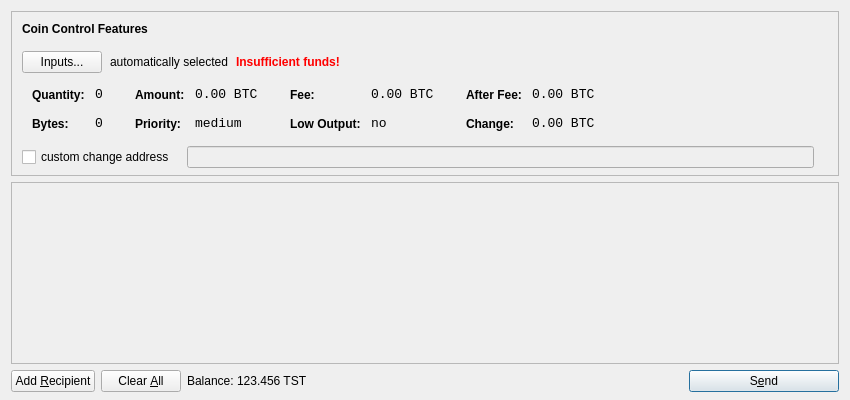
<?xml version="1.0" encoding="UTF-8"?>
<ui version="4.0">
 <class>SendCoinsDialog</class>
 <widget class="QDialog" name="SendCoinsDialog">
  <property name="geometry">
   <rect>
    <x>0</x>
    <y>0</y>
    <width>850</width>
    <height>400</height>
   </rect>
  </property>
  <property name="windowTitle">
   <string>Send Coins</string>
  </property>
  <layout class="QVBoxLayout" name="verticalLayout" stretch="0,1,0">
   <property name="bottomMargin">
    <number>8</number>
   </property>
   <item>
    <widget class="QFrame" name="frameCoinControl">
     <property name="sizePolicy">
      <sizepolicy hsizetype="Expanding" vsizetype="Expanding">
       <horstretch>0</horstretch>
       <verstretch>0</verstretch>
      </sizepolicy>
     </property>
     <property name="maximumSize">
      <size>
       <width>16777215</width>
       <height>16777215</height>
      </size>
     </property>
     <property name="frameShape">
      <enum>QFrame::StyledPanel</enum>
     </property>
     <property name="frameShadow">
      <enum>QFrame::Sunken</enum>
     </property>
     <layout class="QVBoxLayout" name="verticalLayoutCoinControl2">
      <property name="spacing">
       <number>-1</number>
      </property>
      <property name="leftMargin">
       <number>0</number>
      </property>
      <property name="topMargin">
       <number>0</number>
      </property>
      <property name="rightMargin">
       <number>0</number>
      </property>
      <property name="bottomMargin">
       <number>6</number>
      </property>
      <item>
       <layout class="QVBoxLayout" name="verticalLayoutCoinControl" stretch="0,0,0,0,1">
        <property name="spacing">
         <number>0</number>
        </property>
        <property name="leftMargin">
         <number>10</number>
        </property>
        <property name="topMargin">
         <number>10</number>
        </property>
        <item>
         <layout class="QHBoxLayout" name="horizontalLayoutCoinControl1">
          <property name="bottomMargin">
           <number>15</number>
          </property>
          <item>
           <widget class="QLabel" name="labelCoinControlFeatures">
            <property name="sizePolicy">
             <sizepolicy hsizetype="Preferred" vsizetype="Maximum">
              <horstretch>0</horstretch>
              <verstretch>0</verstretch>
             </sizepolicy>
            </property>
            <property name="font">
             <font>
              <weight>75</weight>
              <bold>true</bold>
             </font>
            </property>
            <property name="styleSheet">
             <string notr="true">font-weight:bold;</string>
            </property>
            <property name="text">
             <string>Coin Control Features</string>
            </property>
           </widget>
          </item>
         </layout>
        </item>
        <item>
         <layout class="QHBoxLayout" name="horizontalLayoutCoinControl2" stretch="0,0,0,0">
          <property name="spacing">
           <number>8</number>
          </property>
          <property name="bottomMargin">
           <number>10</number>
          </property>
          <item>
           <widget class="QPushButton" name="pushButtonCoinControl">
            <property name="styleSheet">
             <string notr="true"/>
            </property>
            <property name="text">
             <string>Inputs...</string>
            </property>
           </widget>
          </item>
          <item>
           <widget class="QLabel" name="labelCoinControlAutomaticallySelected">
            <property name="text">
             <string>automatically selected</string>
            </property>
            <property name="margin">
             <number>5</number>
            </property>
           </widget>
          </item>
          <item>
           <widget class="QLabel" name="labelCoinControlInsuffFunds">
            <property name="font">
             <font>
              <weight>75</weight>
              <bold>true</bold>
             </font>
            </property>
            <property name="styleSheet">
             <string notr="true">color:red;font-weight:bold;</string>
            </property>
            <property name="text">
             <string>Insufficient funds!</string>
            </property>
            <property name="margin">
             <number>5</number>
            </property>
           </widget>
          </item>
          <item>
           <spacer name="horizontalSpacerCoinControl">
            <property name="orientation">
             <enum>Qt::Horizontal</enum>
            </property>
            <property name="sizeHint" stdset="0">
             <size>
              <width>40</width>
              <height>1</height>
             </size>
            </property>
           </spacer>
          </item>
         </layout>
        </item>
        <item>
         <widget class="QWidget" name="widgetCoinControl" native="true">
          <property name="sizePolicy">
           <sizepolicy hsizetype="Preferred" vsizetype="Preferred">
            <horstretch>0</horstretch>
            <verstretch>0</verstretch>
           </sizepolicy>
          </property>
          <property name="minimumSize">
           <size>
            <width>0</width>
            <height>0</height>
           </size>
          </property>
          <property name="styleSheet">
           <string notr="true"/>
          </property>
          <layout class="QHBoxLayout" name="horizontalLayoutCoinControl5">
           <property name="margin">
            <number>0</number>
           </property>
           <item>
            <layout class="QHBoxLayout" name="horizontalLayoutCoinControl3" stretch="0,0,0,1">
             <property name="spacing">
              <number>20</number>
             </property>
             <property name="topMargin">
              <number>0</number>
             </property>
             <property name="bottomMargin">
              <number>10</number>
             </property>
             <item>
              <layout class="QFormLayout" name="formLayoutCoinControl1">
               <property name="horizontalSpacing">
                <number>10</number>
               </property>
               <property name="verticalSpacing">
                <number>14</number>
               </property>
               <property name="leftMargin">
                <number>10</number>
               </property>
               <property name="topMargin">
                <number>4</number>
               </property>
               <property name="rightMargin">
                <number>6</number>
               </property>
               <item row="0" column="0">
                <widget class="QLabel" name="labelCoinControlQuantityText">
                 <property name="styleSheet">
                  <string notr="true">font-weight:bold;</string>
                 </property>
                 <property name="text">
                  <string>Quantity:</string>
                 </property>
                 <property name="margin">
                  <number>0</number>
                 </property>
                </widget>
               </item>
               <item row="0" column="1">
                <widget class="QLabel" name="labelCoinControlQuantity">
                 <property name="font">
                  <font>
                   <family>Monospace</family>
                   <pointsize>10</pointsize>
                  </font>
                 </property>
                 <property name="cursor">
                  <cursorShape>IBeamCursor</cursorShape>
                 </property>
                 <property name="contextMenuPolicy">
                  <enum>Qt::ActionsContextMenu</enum>
                 </property>
                 <property name="text">
                  <string notr="true">0</string>
                 </property>
                 <property name="margin">
                  <number>0</number>
                 </property>
                 <property name="textInteractionFlags">
                  <set>Qt::LinksAccessibleByMouse|Qt::TextSelectableByKeyboard|Qt::TextSelectableByMouse</set>
                 </property>
                </widget>
               </item>
               <item row="1" column="0">
                <widget class="QLabel" name="labelCoinControlBytesText">
                 <property name="styleSheet">
                  <string notr="true">font-weight:bold;</string>
                 </property>
                 <property name="text">
                  <string>Bytes:</string>
                 </property>
                </widget>
               </item>
               <item row="1" column="1">
                <widget class="QLabel" name="labelCoinControlBytes">
                 <property name="font">
                  <font>
                   <family>Monospace</family>
                   <pointsize>10</pointsize>
                  </font>
                 </property>
                 <property name="cursor">
                  <cursorShape>IBeamCursor</cursorShape>
                 </property>
                 <property name="contextMenuPolicy">
                  <enum>Qt::ActionsContextMenu</enum>
                 </property>
                 <property name="text">
                  <string notr="true">0</string>
                 </property>
                 <property name="textInteractionFlags">
                  <set>Qt::LinksAccessibleByMouse|Qt::TextSelectableByKeyboard|Qt::TextSelectableByMouse</set>
                 </property>
                </widget>
               </item>
              </layout>
             </item>
             <item>
              <layout class="QFormLayout" name="formLayoutCoinControl2">
               <property name="horizontalSpacing">
                <number>10</number>
               </property>
               <property name="verticalSpacing">
                <number>14</number>
               </property>
               <property name="leftMargin">
                <number>6</number>
               </property>
               <property name="topMargin">
                <number>4</number>
               </property>
               <property name="rightMargin">
                <number>6</number>
               </property>
               <item row="0" column="0">
                <widget class="QLabel" name="labelCoinControlAmountText">
                 <property name="styleSheet">
                  <string notr="true">font-weight:bold;</string>
                 </property>
                 <property name="text">
                  <string>Amount:</string>
                 </property>
                 <property name="margin">
                  <number>0</number>
                 </property>
                </widget>
               </item>
               <item row="0" column="1">
                <widget class="QLabel" name="labelCoinControlAmount">
                 <property name="font">
                  <font>
                   <family>Monospace</family>
                   <pointsize>10</pointsize>
                  </font>
                 </property>
                 <property name="cursor">
                  <cursorShape>IBeamCursor</cursorShape>
                 </property>
                 <property name="contextMenuPolicy">
                  <enum>Qt::ActionsContextMenu</enum>
                 </property>
                 <property name="text">
                  <string notr="true">0.00 BTC</string>
                 </property>
                 <property name="textInteractionFlags">
                  <set>Qt::LinksAccessibleByMouse|Qt::TextSelectableByKeyboard|Qt::TextSelectableByMouse</set>
                 </property>
                </widget>
               </item>
               <item row="1" column="0">
                <widget class="QLabel" name="labelCoinControlPriorityText">
                 <property name="styleSheet">
                  <string notr="true">font-weight:bold;</string>
                 </property>
                 <property name="text">
                  <string>Priority:</string>
                 </property>
                </widget>
               </item>
               <item row="1" column="1">
                <widget class="QLabel" name="labelCoinControlPriority">
                 <property name="font">
                  <font>
                   <family>Monospace</family>
                   <pointsize>10</pointsize>
                  </font>
                 </property>
                 <property name="cursor">
                  <cursorShape>IBeamCursor</cursorShape>
                 </property>
                 <property name="contextMenuPolicy">
                  <enum>Qt::ActionsContextMenu</enum>
                 </property>
                 <property name="text">
                  <string>medium</string>
                 </property>
                 <property name="textInteractionFlags">
                  <set>Qt::LinksAccessibleByMouse|Qt::TextSelectableByKeyboard|Qt::TextSelectableByMouse</set>
                 </property>
                </widget>
               </item>
              </layout>
             </item>
             <item>
              <layout class="QFormLayout" name="formLayoutCoinControl3">
               <property name="horizontalSpacing">
                <number>10</number>
               </property>
               <property name="verticalSpacing">
                <number>14</number>
               </property>
               <property name="leftMargin">
                <number>6</number>
               </property>
               <property name="topMargin">
                <number>4</number>
               </property>
               <property name="rightMargin">
                <number>6</number>
               </property>
               <item row="0" column="0">
                <widget class="QLabel" name="labelCoinControlFeeText">
                 <property name="styleSheet">
                  <string notr="true">font-weight:bold;</string>
                 </property>
                 <property name="text">
                  <string>Fee:</string>
                 </property>
                 <property name="margin">
                  <number>0</number>
                 </property>
                </widget>
               </item>
               <item row="0" column="1">
                <widget class="QLabel" name="labelCoinControlFee">
                 <property name="font">
                  <font>
                   <family>Monospace</family>
                   <pointsize>10</pointsize>
                  </font>
                 </property>
                 <property name="cursor">
                  <cursorShape>IBeamCursor</cursorShape>
                 </property>
                 <property name="contextMenuPolicy">
                  <enum>Qt::ActionsContextMenu</enum>
                 </property>
                 <property name="text">
                  <string notr="true">0.00 BTC</string>
                 </property>
                 <property name="textInteractionFlags">
                  <set>Qt::LinksAccessibleByMouse|Qt::TextSelectableByKeyboard|Qt::TextSelectableByMouse</set>
                 </property>
                </widget>
               </item>
               <item row="1" column="0">
                <widget class="QLabel" name="labelCoinControlLowOutputText">
                 <property name="styleSheet">
                  <string notr="true">font-weight:bold;</string>
                 </property>
                 <property name="text">
                  <string>Low Output:</string>
                 </property>
                </widget>
               </item>
               <item row="1" column="1">
                <widget class="QLabel" name="labelCoinControlLowOutput">
                 <property name="font">
                  <font>
                   <family>Monospace</family>
                   <pointsize>10</pointsize>
                  </font>
                 </property>
                 <property name="cursor">
                  <cursorShape>IBeamCursor</cursorShape>
                 </property>
                 <property name="contextMenuPolicy">
                  <enum>Qt::ActionsContextMenu</enum>
                 </property>
                 <property name="text">
                  <string>no</string>
                 </property>
                 <property name="textInteractionFlags">
                  <set>Qt::LinksAccessibleByMouse|Qt::TextSelectableByKeyboard|Qt::TextSelectableByMouse</set>
                 </property>
                </widget>
               </item>
              </layout>
             </item>
             <item>
              <layout class="QFormLayout" name="formLayoutCoinControl4">
               <property name="horizontalSpacing">
                <number>10</number>
               </property>
               <property name="verticalSpacing">
                <number>14</number>
               </property>
               <property name="leftMargin">
                <number>6</number>
               </property>
               <property name="topMargin">
                <number>4</number>
               </property>
               <property name="rightMargin">
                <number>6</number>
               </property>
               <item row="0" column="0">
                <widget class="QLabel" name="labelCoinControlAfterFeeText">
                 <property name="styleSheet">
                  <string notr="true">font-weight:bold;</string>
                 </property>
                 <property name="text">
                  <string>After Fee:</string>
                 </property>
                 <property name="margin">
                  <number>0</number>
                 </property>
                </widget>
               </item>
               <item row="0" column="1">
                <widget class="QLabel" name="labelCoinControlAfterFee">
                 <property name="font">
                  <font>
                   <family>Monospace</family>
                   <pointsize>10</pointsize>
                  </font>
                 </property>
                 <property name="cursor">
                  <cursorShape>IBeamCursor</cursorShape>
                 </property>
                 <property name="contextMenuPolicy">
                  <enum>Qt::ActionsContextMenu</enum>
                 </property>
                 <property name="text">
                  <string notr="true">0.00 BTC</string>
                 </property>
                 <property name="textInteractionFlags">
                  <set>Qt::LinksAccessibleByMouse|Qt::TextSelectableByKeyboard|Qt::TextSelectableByMouse</set>
                 </property>
                </widget>
               </item>
               <item row="1" column="0">
                <widget class="QLabel" name="labelCoinControlChangeText">
                 <property name="styleSheet">
                  <string notr="true">font-weight:bold;</string>
                 </property>
                 <property name="text">
                  <string>Change:</string>
                 </property>
                </widget>
               </item>
               <item row="1" column="1">
                <widget class="QLabel" name="labelCoinControlChange">
                 <property name="font">
                  <font>
                   <family>Monospace</family>
                   <pointsize>10</pointsize>
                  </font>
                 </property>
                 <property name="cursor">
                  <cursorShape>IBeamCursor</cursorShape>
                 </property>
                 <property name="contextMenuPolicy">
                  <enum>Qt::ActionsContextMenu</enum>
                 </property>
                 <property name="text">
                  <string notr="true">0.00 BTC</string>
                 </property>
                 <property name="textInteractionFlags">
                  <set>Qt::LinksAccessibleByMouse|Qt::TextSelectableByKeyboard|Qt::TextSelectableByMouse</set>
                 </property>
                </widget>
               </item>
              </layout>
             </item>
            </layout>
           </item>
          </layout>
         </widget>
        </item>
        <item>
         <layout class="QHBoxLayout" name="horizontalLayoutCoinControl4" stretch="0,0,0">
          <property name="spacing">
           <number>12</number>
          </property>
          <property name="sizeConstraint">
           <enum>QLayout::SetDefaultConstraint</enum>
          </property>
          <property name="topMargin">
           <number>5</number>
          </property>
          <property name="rightMargin">
           <number>5</number>
          </property>
          <item>
           <widget class="QCheckBox" name="checkBoxCoinControlChange">
            <property name="text">
             <string>custom change address</string>
            </property>
           </widget>
          </item>
          <item>
           <widget class="QLineEdit" name="lineEditCoinControlChange">
            <property name="enabled">
             <bool>false</bool>
            </property>
            <property name="sizePolicy">
             <sizepolicy hsizetype="Expanding" vsizetype="Fixed">
              <horstretch>0</horstretch>
              <verstretch>0</verstretch>
             </sizepolicy>
            </property>
           </widget>
          </item>
          <item>
           <widget class="QLabel" name="labelCoinControlChangeLabel">
            <property name="sizePolicy">
             <sizepolicy hsizetype="Preferred" vsizetype="Expanding">
              <horstretch>0</horstretch>
              <verstretch>0</verstretch>
             </sizepolicy>
            </property>
            <property name="minimumSize">
             <size>
              <width>0</width>
              <height>0</height>
             </size>
            </property>
            <property name="text">
             <string/>
            </property>
            <property name="margin">
             <number>3</number>
            </property>
           </widget>
          </item>
         </layout>
        </item>
        <item>
         <spacer name="verticalSpacerCoinControl">
          <property name="orientation">
           <enum>Qt::Vertical</enum>
          </property>
          <property name="sizeHint" stdset="0">
           <size>
            <width>800</width>
            <height>1</height>
           </size>
          </property>
         </spacer>
        </item>
       </layout>
      </item>
     </layout>
    </widget>
   </item>
   <item>
    <widget class="QScrollArea" name="scrollArea">
     <property name="widgetResizable">
      <bool>true</bool>
     </property>
     <widget class="QWidget" name="scrollAreaWidgetContents">
      <property name="geometry">
       <rect>
        <x>0</x>
        <y>0</y>
        <width>830</width>
        <height>165</height>
       </rect>
      </property>
      <layout class="QVBoxLayout" name="verticalLayout_2">
       <property name="margin">
        <number>0</number>
       </property>
       <item>
        <layout class="QVBoxLayout" name="entries">
         <property name="spacing">
          <number>6</number>
         </property>
        </layout>
       </item>
       <item>
        <spacer name="verticalSpacer">
         <property name="orientation">
          <enum>Qt::Vertical</enum>
         </property>
         <property name="sizeHint" stdset="0">
          <size>
           <width>20</width>
           <height>40</height>
          </size>
         </property>
        </spacer>
       </item>
      </layout>
     </widget>
    </widget>
   </item>
   <item>
    <layout class="QHBoxLayout" name="horizontalLayout">
     <item>
      <widget class="QPushButton" name="addButton">
       <property name="toolTip">
        <string>Send to multiple recipients at once</string>
       </property>
       <property name="text">
        <string>Add &amp;Recipient</string>
       </property>
       <property name="icon">
        <iconset resource="../bitcoin.qrc">
         <normaloff>:/icons/add</normaloff>:/icons/add</iconset>
       </property>
       <property name="autoDefault">
        <bool>false</bool>
       </property>
      </widget>
     </item>
     <item>
      <widget class="QPushButton" name="clearButton">
       <property name="sizePolicy">
        <sizepolicy hsizetype="Minimum" vsizetype="Fixed">
         <horstretch>0</horstretch>
         <verstretch>0</verstretch>
        </sizepolicy>
       </property>
       <property name="toolTip">
        <string>Remove all transaction fields</string>
       </property>
       <property name="text">
        <string>Clear &amp;All</string>
       </property>
       <property name="icon">
        <iconset resource="../bitcoin.qrc">
         <normaloff>:/icons/remove</normaloff>:/icons/remove</iconset>
       </property>
       <property name="autoRepeatDelay">
        <number>300</number>
       </property>
       <property name="autoDefault">
        <bool>false</bool>
       </property>
      </widget>
     </item>
     <item>
      <layout class="QHBoxLayout" name="horizontalLayout_2">
       <property name="spacing">
        <number>3</number>
       </property>
       <item>
        <widget class="QLabel" name="label">
         <property name="text">
          <string>Balance:</string>
         </property>
        </widget>
       </item>
       <item>
        <widget class="QLabel" name="labelBalance">
         <property name="cursor">
          <cursorShape>IBeamCursor</cursorShape>
         </property>
         <property name="text">
          <string>123.456 TST</string>
         </property>
         <property name="textInteractionFlags">
          <set>Qt::LinksAccessibleByMouse|Qt::TextSelectableByKeyboard|Qt::TextSelectableByMouse</set>
         </property>
        </widget>
       </item>
      </layout>
     </item>
     <item>
      <spacer name="horizontalSpacer">
       <property name="orientation">
        <enum>Qt::Horizontal</enum>
       </property>
       <property name="sizeHint" stdset="0">
        <size>
         <width>40</width>
         <height>20</height>
        </size>
       </property>
      </spacer>
     </item>
     <item>
      <widget class="QPushButton" name="sendButton">
       <property name="minimumSize">
        <size>
         <width>150</width>
         <height>0</height>
        </size>
       </property>
       <property name="toolTip">
        <string>Confirm the send action</string>
       </property>
       <property name="text">
        <string>S&amp;end</string>
       </property>
       <property name="icon">
        <iconset resource="../bitcoin.qrc">
         <normaloff>:/icons/send</normaloff>:/icons/send</iconset>
       </property>
       <property name="default">
        <bool>true</bool>
       </property>
      </widget>
     </item>
    </layout>
   </item>
  </layout>
 </widget>
 <resources>
  <include location="../bitcoin.qrc"/>
 </resources>
 <connections/>
</ui>
